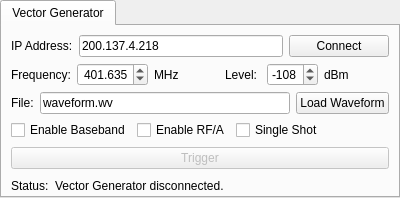
            <widget class="QTabWidget" name="vectorGenTab">
             <property name="font">
              <font>
               <weight>50</weight>
               <bold>false</bold>
              </font>
             </property>
             <property name="currentIndex">
              <number>0</number>
             </property>
             <widget class="QWidget" name="rohdeTab">
              <attribute name="icon">
               <iconset>
                <normaloff>img/vec.png</normaloff>img/vec.png</iconset>
              </attribute>
              <attribute name="title">
               <string>Vector Generator</string>
              </attribute>
              <layout class="QHBoxLayout" name="horizontalLayout_4">
               <property name="bottomMargin">
                <number>0</number>
               </property>
               <item>
                <widget class="QWidget" name="widget_4" native="true">
                 <layout class="QVBoxLayout" name="verticalLayout_11">
                  <property name="leftMargin">
                   <number>0</number>
                  </property>
                  <property name="topMargin">
                   <number>0</number>
                  </property>
                  <property name="rightMargin">
                   <number>0</number>
                  </property>
                  <property name="bottomMargin">
                   <number>0</number>
                  </property>
                  <item>
                   <widget class="QWidget" name="widget_5" native="true">
                    <layout class="QHBoxLayout" name="horizontalLayout_7">
                     <property name="spacing">
                      <number>6</number>
                     </property>
                     <property name="leftMargin">
                      <number>0</number>
                     </property>
                     <property name="topMargin">
                      <number>0</number>
                     </property>
                     <property name="rightMargin">
                      <number>0</number>
                     </property>
                     <property name="bottomMargin">
                      <number>0</number>
                     </property>
                     <item>
                      <widget class="QLabel" name="label">
                       <property name="text">
                        <string>IP Address:</string>
                       </property>
                      </widget>
                     </item>
                     <item>
                      <widget class="QLineEdit" name="rohdeIPLineEdit">
                       <property name="text">
                        <string>200.137.4.218</string>
                       </property>
                      </widget>
                     </item>
                     <item>
                      <widget class="QPushButton" name="connectVectorGenButton">
                       <property name="minimumSize">
                        <size>
                         <width>100</width>
                         <height>0</height>
                        </size>
                       </property>
                       <property name="text">
                        <string>Connect</string>
                       </property>
                       <property name="icon">
                        <iconset>
                         <normaloff>img/connect.png</normaloff>img/connect.png</iconset>
                       </property>
                      </widget>
                     </item>
                    </layout>
                   </widget>
                  </item>
                  <item>
                   <widget class="QWidget" name="widget_16" native="true">
                    <layout class="QHBoxLayout" name="horizontalLayout_16">
                     <property name="spacing">
                      <number>6</number>
                     </property>
                     <property name="leftMargin">
                      <number>0</number>
                     </property>
                     <property name="topMargin">
                      <number>0</number>
                     </property>
                     <property name="rightMargin">
                      <number>0</number>
                     </property>
                     <property name="bottomMargin">
                      <number>0</number>
                     </property>
                     <item>
                      <widget class="QLabel" name="label_13">
                       <property name="text">
                        <string>Frequency:</string>
                       </property>
                      </widget>
                     </item>
                     <item>
                      <widget class="QDoubleSpinBox" name="frequencySpinBox">
                       <property name="locale">
                        <locale language="English" country="UnitedStates"/>
                       </property>
                       <property name="alignment">
                        <set>Qt::AlignRight|Qt::AlignTrailing|Qt::AlignVCenter</set>
                       </property>
                       <property name="decimals">
                        <number>3</number>
                       </property>
                       <property name="minimum">
                        <double>1.000000000000000</double>
                       </property>
                       <property name="maximum">
                        <double>999.990000000000009</double>
                       </property>
                       <property name="singleStep">
                        <double>0.001000000000000</double>
                       </property>
                       <property name="value">
                        <double>401.634999999999991</double>
                       </property>
                      </widget>
                     </item>
                     <item>
                      <widget class="QLabel" name="label_14">
                       <property name="text">
                        <string>MHz</string>
                       </property>
                      </widget>
                     </item>
                     <item>
                      <spacer name="horizontalSpacer_9">
                       <property name="orientation">
                        <enum>Qt::Horizontal</enum>
                       </property>
                       <property name="sizeHint" stdset="0">
                        <size>
                         <width>40</width>
                         <height>20</height>
                        </size>
                       </property>
                      </spacer>
                     </item>
                     <item>
                      <widget class="QLabel" name="label_15">
                       <property name="text">
                        <string>Level: </string>
                       </property>
                      </widget>
                     </item>
                     <item>
                      <widget class="QSpinBox" name="levelSpinBox">
                       <property name="minimum">
                        <number>-120</number>
                       </property>
                       <property name="maximum">
                        <number>-60</number>
                       </property>
                       <property name="value">
                        <number>-108</number>
                       </property>
                      </widget>
                     </item>
                     <item>
                      <widget class="QLabel" name="label_16">
                       <property name="text">
                        <string>dBm</string>
                       </property>
                      </widget>
                     </item>
                     <item>
                      <spacer name="horizontalSpacer_8">
                       <property name="orientation">
                        <enum>Qt::Horizontal</enum>
                       </property>
                       <property name="sizeHint" stdset="0">
                        <size>
                         <width>40</width>
                         <height>20</height>
                        </size>
                       </property>
                      </spacer>
                     </item>
                    </layout>
                   </widget>
                  </item>
                  <item>
                   <widget class="QWidget" name="widget_17" native="true">
                    <layout class="QHBoxLayout" name="horizontalLayout_17">
                     <property name="leftMargin">
                      <number>0</number>
                     </property>
                     <property name="topMargin">
                      <number>0</number>
                     </property>
                     <property name="rightMargin">
                      <number>0</number>
                     </property>
                     <property name="bottomMargin">
                      <number>0</number>
                     </property>
                     <item>
                      <widget class="QLabel" name="label_19">
                       <property name="text">
                        <string>File:</string>
                       </property>
                      </widget>
                     </item>
                     <item>
                      <widget class="QLineEdit" name="waveformFileLineEdit">
                       <property name="minimumSize">
                        <size>
                         <width>150</width>
                         <height>0</height>
                        </size>
                       </property>
                       <property name="text">
                        <string>waveform.wv</string>
                       </property>
                      </widget>
                     </item>
                     <item>
                      <widget class="QPushButton" name="loadWaveformButton">
                       <property name="text">
                        <string>Load Waveform</string>
                       </property>
                       <property name="icon">
                        <iconset>
                         <normaloff>img/open.png</normaloff>img/open.png</iconset>
                       </property>
                      </widget>
                     </item>
                    </layout>
                   </widget>
                  </item>
                  <item>
                   <widget class="QWidget" name="widget_19" native="true">
                    <layout class="QHBoxLayout" name="horizontalLayout_19">
                     <property name="leftMargin">
                      <number>0</number>
                     </property>
                     <property name="topMargin">
                      <number>0</number>
                     </property>
                     <property name="rightMargin">
                      <number>0</number>
                     </property>
                     <property name="bottomMargin">
                      <number>0</number>
                     </property>
                     <item>
                      <widget class="QCheckBox" name="enableBasebandCheckBox">
                       <property name="text">
                        <string>Enable Baseband</string>
                       </property>
                      </widget>
                     </item>
                     <item>
                      <widget class="QCheckBox" name="enableRFCheckBox">
                       <property name="text">
                        <string>Enable RF/A</string>
                       </property>
                      </widget>
                     </item>
                     <item>
                      <widget class="QCheckBox" name="periodicCheckBox">
                       <property name="text">
                        <string>Single Shot</string>
                       </property>
                      </widget>
                     </item>
                     <item>
                      <spacer name="horizontalSpacer_10">
                       <property name="orientation">
                        <enum>Qt::Horizontal</enum>
                       </property>
                       <property name="sizeHint" stdset="0">
                        <size>
                         <width>40</width>
                         <height>20</height>
                        </size>
                       </property>
                      </spacer>
                     </item>
                    </layout>
                   </widget>
                  </item>
                  <item>
                   <widget class="QPushButton" name="runSignalButton">
                    <property name="enabled">
                     <bool>false</bool>
                    </property>
                    <property name="text">
                     <string>Trigger</string>
                    </property>
                    <property name="icon">
                     <iconset>
                      <normaloff>img/start.png</normaloff>img/start.png</iconset>
                    </property>
                   </widget>
                  </item>
                  <item>
                   <widget class="QWidget" name="widget_18" native="true">
                    <layout class="QHBoxLayout" name="horizontalLayout_18">
                     <property name="leftMargin">
                      <number>0</number>
                     </property>
                     <property name="topMargin">
                      <number>0</number>
                     </property>
                     <property name="rightMargin">
                      <number>0</number>
                     </property>
                     <property name="bottomMargin">
                      <number>0</number>
                     </property>
                     <item>
                      <widget class="QLabel" name="label_20">
                       <property name="text">
                        <string>Status:</string>
                       </property>
                      </widget>
                     </item>
                     <item>
                      <widget class="QLabel" name="vecGenStatusLabel">
                       <property name="text">
                        <string>Vector Generator disconnected.</string>
                       </property>
                      </widget>
                     </item>
                     <item>
                      <spacer name="horizontalSpacer_4">
                       <property name="orientation">
                        <enum>Qt::Horizontal</enum>
                       </property>
                       <property name="sizeHint" stdset="0">
                        <size>
                         <width>40</width>
                         <height>20</height>
                        </size>
                       </property>
                      </spacer>
                     </item>
                    </layout>
                   </widget>
                  </item>
                 </layout>
                </widget>
               </item>
              </layout>
             </widget>
            </widget>
